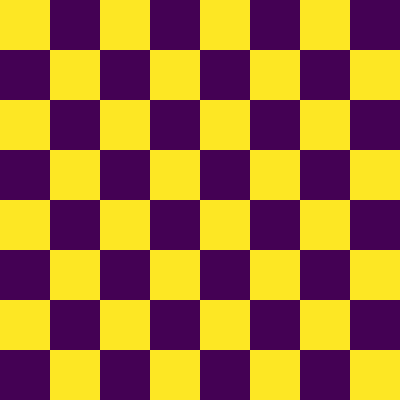
#> input picture data/images/checkerboard1.png, 400 x 400 px
$ jupyter execute task01.ipynb
#> lines starting #> are read from the running program, lines starting #| are printed output that depends on the picture; after the words box and inside, x2 and y2 are one past the last pixel; in counts of white or black regions, pixels touching at a corner belong together
[cell 1]
import requests
import cv2
from matplotlib import pyplot as plt
import numpy as np

Find the homography matrix that transforms image1 to image 2 and plot the results

[cell 2]
image1 = cv2.imread('data/images/checkerboard1.png', cv2.IMREAD_GRAYSCALE)
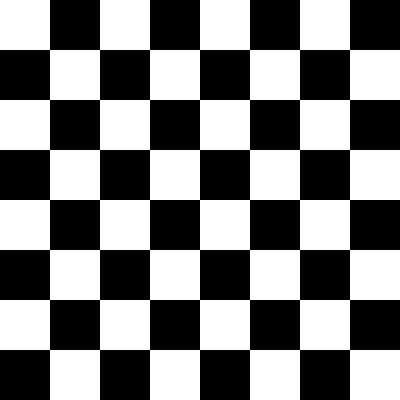
#> image1: shape (400, 400); values 30 (black) and 215 (white), 50% white; 1 white region, box (x1, y1, x2, y2) and area: (0, 0, 400, 400) 80000
image2 = cv2.imread('data/images/checkerboard2.png', cv2.IMREAD_GRAYSCALE)
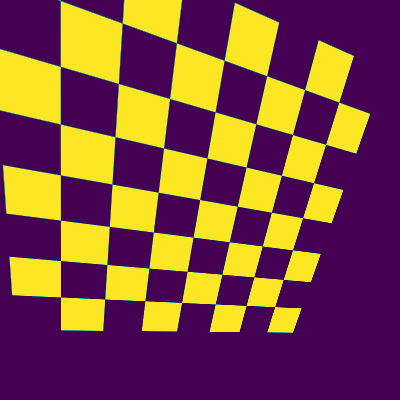
#> input picture data/images/checkerboard2.png, 400 x 400 px
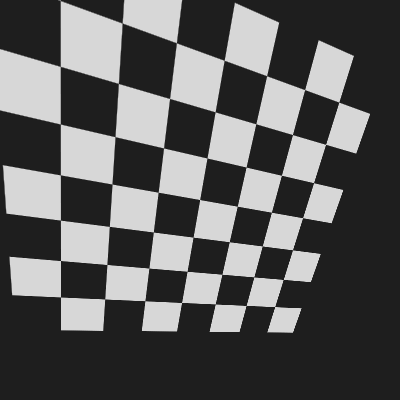
#> image2: shape (400, 400); min 30, max 215, mean 92

pts1 = np.array([[100, 100],[100, 200], [200, 100], [200,200],
                 [250, 250],[250, 350], [350, 250], [350,350]]).T
pts2 = np.array([(120, 86), (218, 114), (110, 183), (199, 198),
                (229, 242), (292, 251), (223, 275), (283, 281)]).T

plt.imshow(image1, cmap='gray')
plt.plot(pts1[0,:], pts1[1,:],'r+')
plt.show()
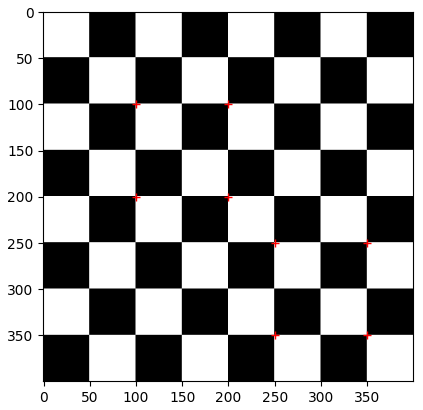
#> figure drawn by matplotlib, 1 panel
plt.imshow(image2, cmap='gray')
plt.plot(pts2[0,:], pts2[1,:],'r+')
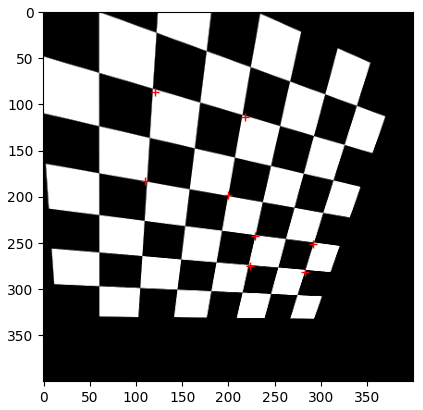
#> figure drawn by matplotlib, 1 panel

[cell 3]
input_pts = np.array(pts1[:,:4], dtype=np.float32).T
output_pts = np.array(pts2[:,:4], dtype=np.float32).T
H = cv2.getPerspectiveTransform(input_pts, output_pts)

[cell 4]
print(H)

[cell 5]
inputs = np.array(pts1[:,:,np.newaxis], dtype=np.float32).T

pts3 = cv2.perspectiveTransform(inputs, H)

plt.imshow(image2, cmap='gray')
plt.plot(pts3[:,:,0], pts3[:,:,1],'r+')
plt.plot(pts2[0,:], pts2[1,:],'b+')
plt.show()
